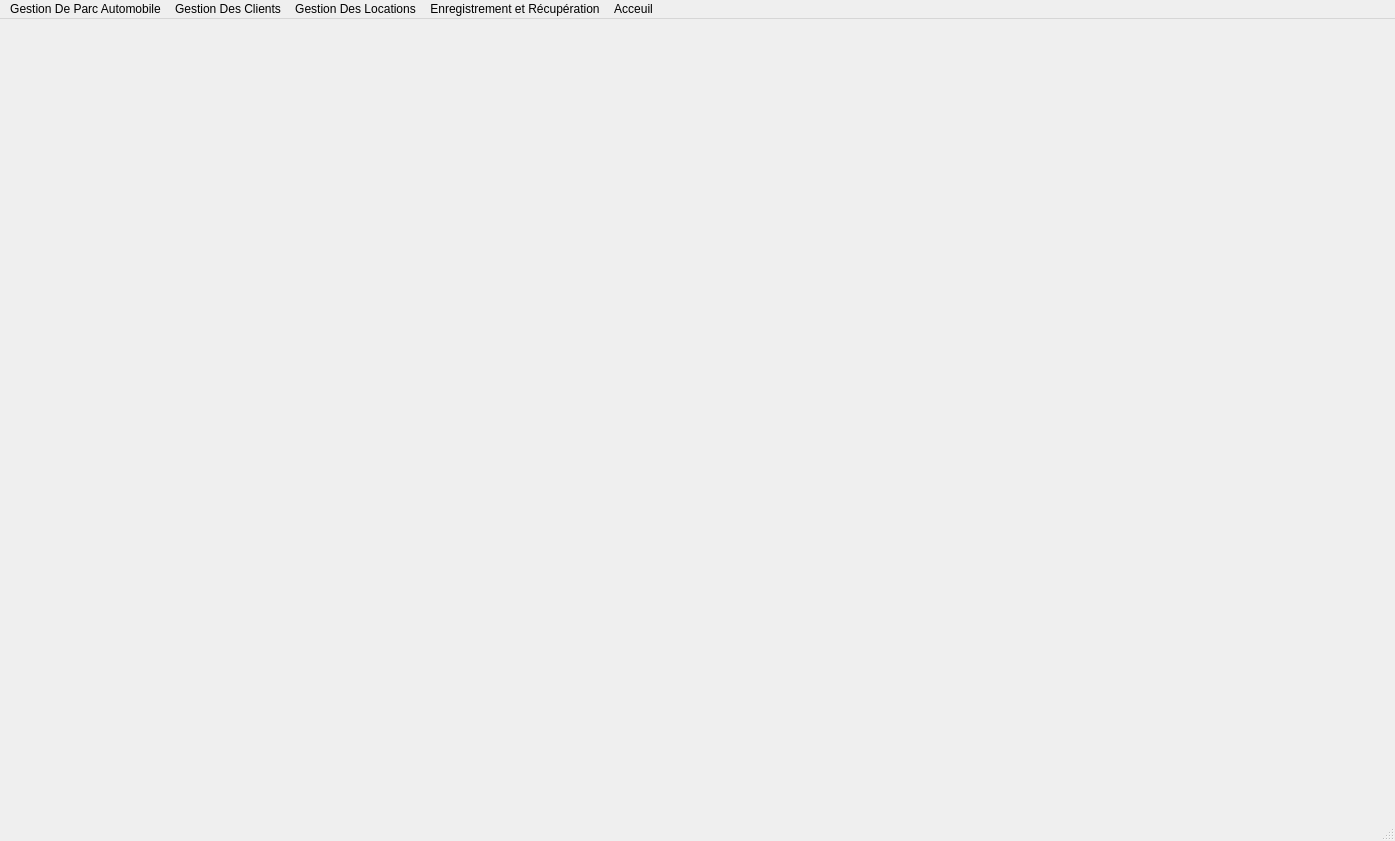
<?xml version="1.0" encoding="UTF-8"?>
<ui version="4.0">
 <class>MainWindow</class>
 <widget class="QMainWindow" name="MainWindow">
  <property name="geometry">
   <rect>
    <x>0</x>
    <y>0</y>
    <width>1395</width>
    <height>841</height>
   </rect>
  </property>
  <property name="font">
   <font>
    <family>Arial Narrow</family>
    <pointsize>10</pointsize>
    <weight>75</weight>
    <italic>false</italic>
    <bold>true</bold>
    <kerning>false</kerning>
   </font>
  </property>
  <property name="windowTitle">
   <string>MainWindow</string>
  </property>
  <property name="styleSheet">
   <string notr="true">color:black

</string>
  </property>
  <widget class="QWidget" name="centralwidget">
   <property name="font">
    <font>
     <pointsize>7</pointsize>
     <weight>75</weight>
     <bold>true</bold>
    </font>
   </property>
   <widget class="QStackedWidget" name="stackedWidget">
    <property name="geometry">
     <rect>
      <x>0</x>
      <y>0</y>
      <width>1401</width>
      <height>791</height>
     </rect>
    </property>
    <widget class="QWidget" name="page"/>
    <widget class="QWidget" name="page_2"/>
   </widget>
  </widget>
  <widget class="QMenuBar" name="menubar">
   <property name="geometry">
    <rect>
     <x>0</x>
     <y>0</y>
     <width>1395</width>
     <height>26</height>
    </rect>
   </property>
   <widget class="QMenu" name="menuGestion_De_Parc_Automobile">
    <property name="title">
     <string>Gestion De Parc Automobile</string>
    </property>
    <widget class="QMenu" name="menuMise_Jour_du_Parc">
     <property name="font">
      <font>
       <pointsize>8</pointsize>
       <weight>75</weight>
       <italic>false</italic>
       <bold>true</bold>
      </font>
     </property>
     <property name="title">
      <string>Mise à jour</string>
     </property>
     <addaction name="actionAjouter_Voiture"/>
     <addaction name="actionsupprimer_Voiture"/>
     <addaction name="actionmodifier_Voiture"/>
    </widget>
    <widget class="QMenu" name="menuRecherche_et_Affichage">
     <property name="font">
      <font>
       <pointsize>8</pointsize>
       <weight>75</weight>
       <bold>true</bold>
      </font>
     </property>
     <property name="title">
      <string>Recherche et Affichage</string>
     </property>
     <addaction name="actionAffichage_2"/>
     <addaction name="actionRecherche"/>
    </widget>
    <addaction name="menuMise_Jour_du_Parc"/>
    <addaction name="menuRecherche_et_Affichage"/>
   </widget>
   <widget class="QMenu" name="menuGestion_Des_Clients">
    <property name="title">
     <string>Gestion Des Clients</string>
    </property>
    <widget class="QMenu" name="menuMise_jour_De_la_Liste_Des_Clients">
     <property name="font">
      <font>
       <pointsize>8</pointsize>
       <weight>75</weight>
       <bold>true</bold>
      </font>
     </property>
     <property name="title">
      <string>Mise à jour </string>
     </property>
     <addaction name="actionAjout_un_Nouvel_Client"/>
     <addaction name="actionSupprimer_Un_Client"/>
     <addaction name="actionModifier_un_Client"/>
    </widget>
    <widget class="QMenu" name="menuRecherche_Affichage_et_Trie">
     <property name="title">
      <string>Recherche et Affichage </string>
     </property>
     <addaction name="actionAffichage"/>
     <addaction name="actionRecherche_par_CIN"/>
    </widget>
    <addaction name="menuMise_jour_De_la_Liste_Des_Clients"/>
    <addaction name="menuRecherche_Affichage_et_Trie"/>
   </widget>
   <widget class="QMenu" name="menuGestion_Des_Locations">
    <property name="title">
     <string>Gestion Des Locations</string>
    </property>
    <widget class="QMenu" name="menuMise_jour">
     <property name="title">
      <string>Mise à jour</string>
     </property>
     <addaction name="actionAjouter_une_nouvelle_Location"/>
     <addaction name="actionSupprimer_une_Location"/>
     <addaction name="actionModifier_une_Location"/>
    </widget>
    <widget class="QMenu" name="menuRecherche_et_Affichage_2">
     <property name="title">
      <string>Recherche et Affichage</string>
     </property>
     <addaction name="actionAffichage_3"/>
     <addaction name="actionRecherche_2"/>
    </widget>
    <addaction name="menuMise_jour"/>
    <addaction name="menuRecherche_et_Affichage_2"/>
   </widget>
   <widget class="QMenu" name="menuLes_Fichiers">
    <property name="title">
     <string>Enregistrement et Récupération</string>
    </property>
    <widget class="QMenu" name="menuParc_Automobile">
     <property name="title">
      <string>Parc Automobile</string>
     </property>
     <addaction name="actionEnregistrement_Fichier_Voitures"/>
     <addaction name="actionR_cup_ration_Fichier_Voitures"/>
    </widget>
    <widget class="QMenu" name="menuLes_Clients">
     <property name="title">
      <string>Clients</string>
     </property>
     <addaction name="actionEnregistrement_Fichier_Client"/>
     <addaction name="actionR_cup_ration_Fichier_Client"/>
    </widget>
    <widget class="QMenu" name="menuLes_Locations">
     <property name="title">
      <string>Locations</string>
     </property>
     <addaction name="actionEnregistrement_Fichier_Location"/>
     <addaction name="actionR_cup_ration_Fichier_Location"/>
    </widget>
    <addaction name="menuParc_Automobile"/>
    <addaction name="menuLes_Clients"/>
    <addaction name="menuLes_Locations"/>
    <addaction name="actionR_cup_rer_Tous"/>
    <addaction name="actionEnregistrer_Tous"/>
   </widget>
   <widget class="QMenu" name="menuAcceuil">
    <property name="title">
     <string>Acceuil</string>
    </property>
    <addaction name="actionPage_Principale"/>
   </widget>
   <addaction name="menuGestion_De_Parc_Automobile"/>
   <addaction name="menuGestion_Des_Clients"/>
   <addaction name="menuGestion_Des_Locations"/>
   <addaction name="menuLes_Fichiers"/>
   <addaction name="menuAcceuil"/>
  </widget>
  <widget class="QStatusBar" name="statusbar"/>
  <action name="actionAjout_un_Nouvel_Client">
   <property name="text">
    <string>Ajouter Client</string>
   </property>
  </action>
  <action name="actionSupprimer_Un_Client">
   <property name="text">
    <string>Supprimer Client</string>
   </property>
  </action>
  <action name="actionModifier_l_Adresse">
   <property name="text">
    <string>Modifier l'Adresse</string>
   </property>
   <property name="font">
    <font>
     <weight>75</weight>
     <bold>true</bold>
    </font>
   </property>
  </action>
  <action name="actionModifier_N_T_l_phone">
   <property name="text">
    <string>Modifier N° Téléphone</string>
   </property>
   <property name="font">
    <font>
     <weight>75</weight>
     <bold>true</bold>
    </font>
   </property>
  </action>
  <action name="actionModifier_le_Mail">
   <property name="text">
    <string>Modifier le Mail</string>
   </property>
  </action>
  <action name="actionAffichage">
   <property name="text">
    <string>Affichage</string>
   </property>
  </action>
  <action name="actionRecherche_par_CIN">
   <property name="text">
    <string>Recherche</string>
   </property>
  </action>
  <action name="actionAjouter_Voiture">
   <property name="text">
    <string>Ajouter Voiture</string>
   </property>
   <property name="font">
    <font>
     <family>Myanmar Text</family>
     <pointsize>8</pointsize>
     <weight>75</weight>
     <bold>true</bold>
    </font>
   </property>
  </action>
  <action name="actionSupression_par_Matricule">
   <property name="text">
    <string>Supression par Matricule</string>
   </property>
  </action>
  <action name="actionSupression_par_Marque">
   <property name="text">
    <string>Supression  par Marque</string>
   </property>
  </action>
  <action name="actionSupression_Voitures_Ag_es">
   <property name="text">
    <string>Supression Voitures Agées</string>
   </property>
  </action>
  <action name="actionModification_Du_Prix">
   <property name="text">
    <string>Modification Du Prix</string>
   </property>
  </action>
  <action name="actionModification_Couleur">
   <property name="text">
    <string>Modification Du Couleur</string>
   </property>
  </action>
  <action name="actionAffichage_2">
   <property name="text">
    <string>Affichage</string>
   </property>
  </action>
  <action name="actionPar_Matricule">
   <property name="text">
    <string>Par Matricule</string>
   </property>
   <property name="font">
    <font>
     <weight>75</weight>
     <bold>true</bold>
    </font>
   </property>
  </action>
  <action name="actionPar_Marque">
   <property name="text">
    <string>Par Marque</string>
   </property>
   <property name="font">
    <font>
     <weight>75</weight>
     <bold>true</bold>
    </font>
   </property>
  </action>
  <action name="actionPar_Couleur">
   <property name="text">
    <string>Par Couleur</string>
   </property>
   <property name="font">
    <font>
     <weight>75</weight>
     <bold>true</bold>
    </font>
   </property>
  </action>
  <action name="actionDes_Voitures_Disponibles">
   <property name="text">
    <string>Des Voitures Disponibles</string>
   </property>
   <property name="font">
    <font>
     <weight>75</weight>
     <bold>true</bold>
    </font>
   </property>
  </action>
  <action name="actionDes_Voitures_Lou_es">
   <property name="text">
    <string>Des Voitures Louées</string>
   </property>
   <property name="font">
    <font>
     <weight>75</weight>
     <bold>true</bold>
    </font>
   </property>
  </action>
  <action name="actionDes_Voitures_Lou_es_entre_2_Dates">
   <property name="text">
    <string>Des Voitures Louées entre 2 Dates</string>
   </property>
   <property name="font">
    <font>
     <weight>75</weight>
     <bold>true</bold>
    </font>
   </property>
  </action>
  <action name="actionAjouter_une_nouvelle_Location">
   <property name="text">
    <string>Ajouter Contrat</string>
   </property>
  </action>
  <action name="actionSupprimer_une_Location">
   <property name="text">
    <string>Supprimer Contrat</string>
   </property>
  </action>
  <action name="actionModifier_la_Date_de_Location">
   <property name="text">
    <string>Modifier la Date de Location</string>
   </property>
  </action>
  <action name="actionModifier_la_Dur_e">
   <property name="text">
    <string>Modifier la Durée</string>
   </property>
  </action>
  <action name="actionAffichage_3">
   <property name="text">
    <string>Affichage</string>
   </property>
  </action>
  <action name="actionpar_CIN">
   <property name="text">
    <string>par CIN</string>
   </property>
  </action>
  <action name="actionpar_Matricule">
   <property name="text">
    <string>par Matricule</string>
   </property>
  </action>
  <action name="actionpar_Date_Donn_e">
   <property name="text">
    <string>par Date Donnée</string>
   </property>
  </action>
  <action name="actionpar_Dur_e_de_Location">
   <property name="text">
    <string>par Durée de Location</string>
   </property>
  </action>
  <action name="actionpar_Location_entre_2_Dates">
   <property name="text">
    <string>par Location entre 2 Dates</string>
   </property>
  </action>
  <action name="actionEnregistrement_Fichier_Voitures">
   <property name="text">
    <string>Enregistrement Fichier Voitures</string>
   </property>
  </action>
  <action name="actionR_cup_ration_Fichier_Voitures">
   <property name="text">
    <string>Récupération Fichier Voitures</string>
   </property>
  </action>
  <action name="actionEnregistrement_Fichier_Client">
   <property name="text">
    <string>Enregistrement Fichier Client</string>
   </property>
  </action>
  <action name="actionR_cup_ration_Fichier_Client">
   <property name="text">
    <string>Récupération Fichier Client</string>
   </property>
  </action>
  <action name="actionEnregistrement_Fichier_Location">
   <property name="text">
    <string>Enregistrement Fichier Location</string>
   </property>
  </action>
  <action name="actionR_cup_ration_Fichier_Location">
   <property name="text">
    <string>Récupération Fichier Location</string>
   </property>
  </action>
  <action name="actionsupprimer_Voiture">
   <property name="text">
    <string>Supprimer Voiture</string>
   </property>
  </action>
  <action name="actionmodifier_Voiture">
   <property name="text">
    <string>Modifier Voiture</string>
   </property>
  </action>
  <action name="actionRecherche">
   <property name="text">
    <string>Recherche</string>
   </property>
  </action>
  <action name="actionModifier_un_Client">
   <property name="text">
    <string>Modifier Client</string>
   </property>
  </action>
  <action name="actionModifier_une_Location">
   <property name="text">
    <string>Modifier Contrat</string>
   </property>
  </action>
  <action name="actionRecherche_2">
   <property name="text">
    <string>Recherche</string>
   </property>
  </action>
  <action name="actionPage_Principale">
   <property name="text">
    <string>Page Principale</string>
   </property>
  </action>
  <action name="actionR_cup_rer_Tous">
   <property name="text">
    <string>Récupérer Tous</string>
   </property>
  </action>
  <action name="actionEnregistrer_Tous">
   <property name="text">
    <string>Enregistrer Tous</string>
   </property>
  </action>
 </widget>
 <resources>
  <include location="mothak.qrc"/>
 </resources>
 <connections/>
</ui>
